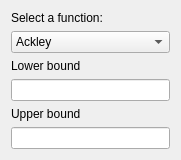
   <widget class="QWidget" name="verticalLayoutWidget_2">
    <property name="geometry">
     <rect>
      <x>1060</x>
      <y>10</y>
      <width>181</width>
      <height>146</height>
     </rect>
    </property>
    <layout class="QVBoxLayout" name="verticalLayout_23">
     <item>
      <widget class="QLabel" name="func_label">
       <property name="text">
        <string>Select a function:</string>
       </property>
      </widget>
     </item>
     <item>
      <widget class="QComboBox" name="func_comboBox">
       <property name="editable">
        <bool>false</bool>
       </property>
       <item>
        <property name="text">
         <string>Ackley</string>
        </property>
       </item>
       <item>
        <property name="text">
         <string>Griewank</string>
        </property>
       </item>
       <item>
        <property name="text">
         <string>Schwefel</string>
        </property>
       </item>
       <item>
        <property name="text">
         <string>Rastrigin</string>
        </property>
       </item>
       <item>
        <property name="text">
         <string>Sphere</string>
        </property>
       </item>
       <item>
        <property name="text">
         <string>Perm</string>
        </property>
       </item>
       <item>
        <property name="text">
         <string>Zakharov</string>
        </property>
       </item>
       <item>
        <property name="text">
         <string>Rosenbrock</string>
        </property>
       </item>
       <item>
        <property name="text">
         <string>Dixon-Price</string>
        </property>
       </item>
      </widget>
     </item>
     <item>
      <widget class="QLabel" name="label_61">
       <property name="text">
        <string>Lower bound</string>
       </property>
      </widget>
     </item>
     <item>
      <widget class="QLineEdit" name="lower_bound"/>
     </item>
     <item>
      <widget class="QLabel" name="label_62">
       <property name="text">
        <string>Upper bound</string>
       </property>
      </widget>
     </item>
     <item>
      <widget class="QLineEdit" name="upper_bound"/>
     </item>
    </layout>
   </widget>
